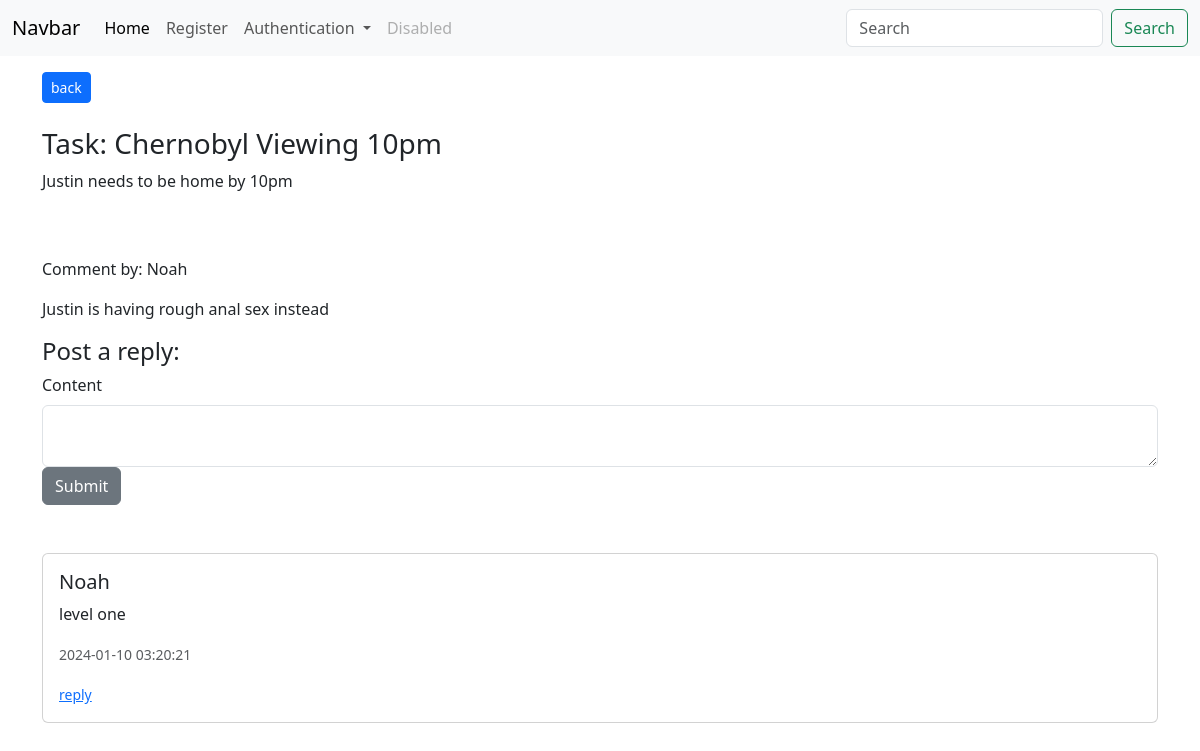
Page /comment/13 (signed in) on the committed database.
### app/models/models.py (models this page shows, shortened)
class GroupTasks(db.Model): # TODO reference other users, and each user can see their tasks
    id = db.Column(db.Integer, primary_key=True)
    poster_id = db.Column(db.Integer, db.ForeignKey('users.id'))
    title = db.Column(db.String(55))
    content = db.Column(db.Text)
    due_date = db.Column(db.DateTime, default=datetime.utcnow)
    date_posted = db.Column(db.DateTime, default=datetime.utcnow)
    status = db.Column(db.Integer, default = 0)
    tally = db.Column(db.Integer, default = 0)

class Users(db.Model, UserMixin):
    id = db.Column(db.Integer, primary_key=True)
    key = db.Column(db.String(20), nullable=False)
    username = db.Column(db.String(20), nullable=False, unique=True)
    name = db.Column(db.String(40), nullable=False)
    date_added = db.Column(db.DateTime, default=datetime.utcnow)
    password_hash = db.Column(db.String(128))
    @property
    def password(self):
        raise AttributeError('password is not a readable attribute!')

class GroupTasksComments(db.Model):
    id = db.Column(db.Integer, primary_key=True, autoincrement=True)
    task_id = db.Column(db.Integer, db.ForeignKey('group_tasks.id'))
    parent_id = db.Column(db.Integer, db.ForeignKey('group_tasks_comments.id'), nullable=True, default = 0) # null by default
    poster_id = db.Column(db.Integer, db.ForeignKey('users.id'))
    content = db.Column(db.String(1000), nullable=False)
    date_posted = db.Column(db.DateTime, default=datetime.utcnow)
    last_updated = db.Column(db.DateTime, default=datetime.utcnow)
    tally = db.Column(db.Integer, default = 0)

### app/dash/routes.py (the view)
@dash_bp.route("/comment/<int:id>", methods=['GET', 'POST'])
@login_required
def comment(id):
    comment_form = GroupTaskCommentForm()
    if comment_form.validate_on_submit():
        task_id = paul.get_comment(id).task_id
        return paul.post_threaded_comment_and_redirect(comment_form, id,task_id)
    comments = paul.get_threaded_comments(id)
    parent_comment = paul.get_comment(id)
    name = paul.get_poster_name(parent_comment.poster_id)
    task = paul.get_root_task(id)
    comment_form.content.data = ''
    return render_template("comment.html", id=id, comments=comments, parent_comment=parent_comment, comment_form=comment_form, name=name, task=task, get_name=paul.get_poster_name)

### app/forms.py
class GroupTaskCommentForm(FlaskForm):
    content = CKEditorField('Content', validators=[DataRequired()])
    submit = SubmitField("Submit")

class SearchForm(FlaskForm):
    searched = StringField("Searched", validators=[DataRequired()])
    submit = SubmitField("Submit")

### app/DataInterface/group.py (called while the page is built)
    def get_comment(self, id):
        return GroupTasksComments.query.get_or_404(id)

    def get_threaded_comments(self, id):
        comments = []
        get_comments = GroupTasksComments.query.filter_by(parent_id = id)
        for i in get_comments:
            comments.append(i)
        return comments

    def get_poster_name(self, poster_id ):
        return Users.query.filter_by(id = poster_id).first().name

    def get_root_task(self, comment_id):
        comment = self.get_comment(comment_id)
        task_id = comment.task_id
        task = GroupTasks.query.filter_by(id=task_id).first()
        return task

### run.py (called while the page is built)
@app.context_processor
def base():
    form = SearchForm()
    return dict(form=form)

### app/templates/comment.html (shortened to what this page needs)
{% extends 'base.html' %}
{% block content %}
<div class="container mt-3">
{%if not parent_comment.parent_id == 0%}
<a href="{{url_for('dash_bp.comment', id=parent_comment.parent_id)}}"> <button type="button" class="btn btn-primary btn-sm">back</button></a>
{%else%}
<a href="{{url_for('dash_bp.group_task', id=task.id)}}"> <button type="button" class="btn btn-primary btn-sm">back</button></a>
{%endif%}
</div>
<div class="container mt-4">
    <h3>Task: {{ task.title }}</h3>
    <p>{{ task.content }}</p>
    <br><br>
    <p>Comment by: {{ name }}</p>
    <p style="max-width: 500px; word-wrap: break-word; width: 500px;">{{ parent_comment.content }}</p>
    <h4>Post a reply:</h4>
    <form method="POST" autocomplete="off">
        <div class="form-group">
            {{ comment_form.content.label(class="form-label") }}
            {{ comment_form.content(class="form-control") }}
        </div>
        {{ comment_form.submit(class="btn btn-secondary") }}
    </form>
    <br><br>
    <div class="comments">
        {% for comment in comments %}
            <div class="card mb-2">
                <div class="card-body">
                    <h5 class="card-title">{{ get_name(comment.poster_id) }}</h5>
                    <p class="card-text">{{ comment.content }}</p>
                    <p class="card-text"><small class="text-muted">{{ comment.date_posted.strftime('%Y-%m-%d %H:%M:%S') }}</small></p>
                    <small><a href="{{url_for('dash_bp.comment', id=comment.id)}}">reply</a></small>
                </div>
            </div>
        {% endfor %}
    </div>
</div>
{% endblock %}

### rows in the picture
GroupTasks: title "Chernobyl Viewing 10pm", content "Justin needs to be home by 10pm"
Users: name "Noah"
GroupTasksComments: content "Justin is having rough anal sex instead"
GroupTasksComments: content "level one", date_posted "2024-01-10 03:20:21"

### other values in the picture
{{ comment_form.content.label(class="form-label") }} "Content"
